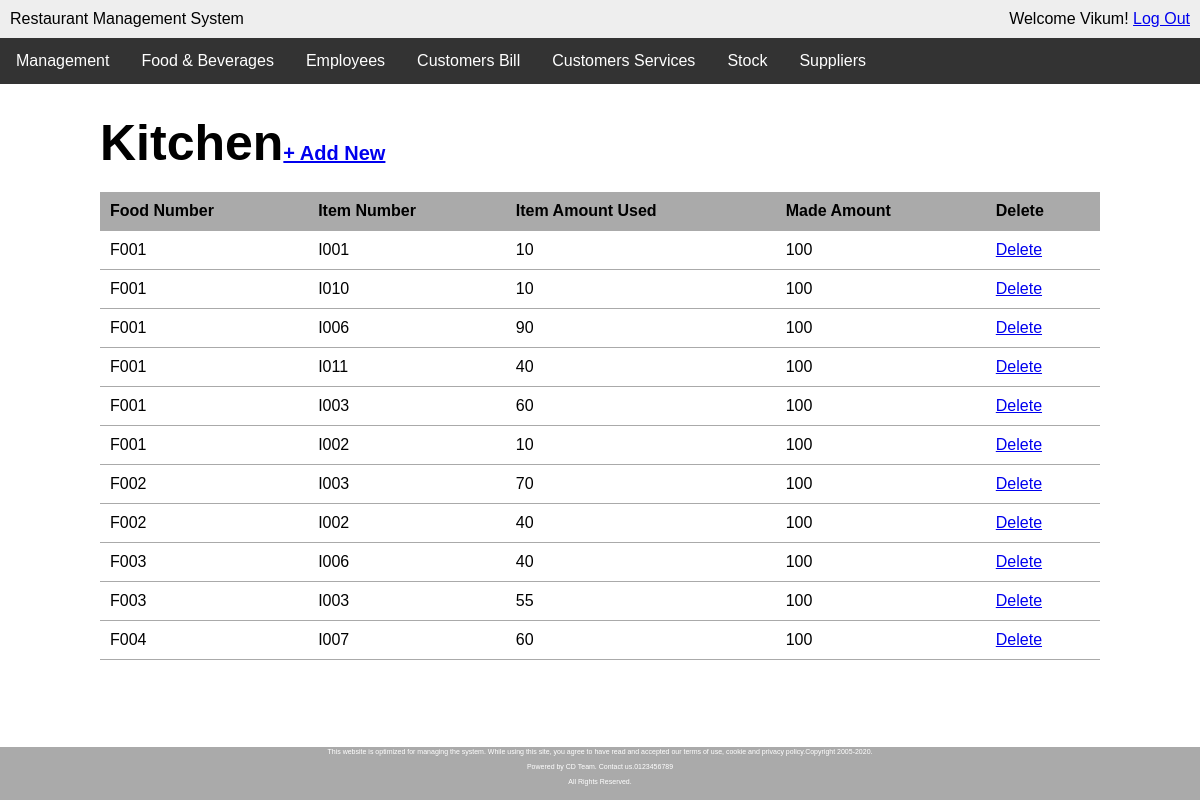
The app's page /prepare.php (signed in) with its own data.
### tables this page shows
CREATE TABLE `prepare` (
  `I_NO` varchar(10) NOT NULL,
  `F_NO` varchar(10) NOT NULL,
  `Amount` int(11) DEFAULT NULL,
  `food_amount` int(11) DEFAULT NULL
);

### prepare.php (the view, shortened to what this page needs)
<?php require_once('inc/connection.php'); ?>
<?php
	$Prepared_food_list = '';
	$query = "SELECT prepare.F_NO, prepare.I_NO, prepare.Amount, prepare.food_amount FROM prepare ORDER BY prepare.F_NO";
	$Prepared_foods = mysqli_query($connection, $query);
	while ($Prepared_food = mysqli_fetch_assoc($Prepared_foods)) {
		$Prepared_food_list .= "<tr>";
		$Prepared_food_list .= "<td>{$Prepared_food['F_NO']}</td>";
		$Prepared_food_list .= "<td>{$Prepared_food['I_NO']}</td>";
		$Prepared_food_list .= "<td>{$Prepared_food['Amount']}</td>";
		$Prepared_food_list .= "<td>{$Prepared_food['food_amount']}</td>";
		$Prepared_food_list .= "<td><a href=\"delete-Prepared_food.php?Prepared_food_no={$Prepared_food['F_NO']}&item_no={$Prepared_food['I_NO']}\"
						onclick=\"return confirm('Are you sure?');\">Delete</a></td>";
		$Prepared_food_list .= "</tr>";
	}
 ?>
<!DOCTYPE html>
<html lang="en">
<head>
	<link rel="stylesheet" href="css/main.css">
</head>
<body>
	<div class="wrapper">
  		<header>
		<div class="appname">Restaurant Management System</div>
		<div class="loggedin">Welcome <?php echo $_SESSION['first_name']; ?>! <a href="logout.php">Log Out</a></div>
	</header>
	<div class="navbar">
		  <a href="users.php">Management</a>
		  <div class="dropdown">
		    <button class="dropbtn">Food & Beverages</button>
		  </div>
		  <div class="dropdown">
		    <button class="dropbtn">Employees</button>
		  </div>
		  <a href="final-bill.php">Customers Bill</a>
		  <div class="dropdown">
		    <button class="dropbtn">Customers Services</button>
		  </div>
		  <a href="stock.php">Stock</a>
		  <div class="dropdown">
		    <button class="dropbtn">Suppliers</button>
		  </div>
		</div>
	<main>
		<h1>Kitchen<span><a href="add-kitchen.php">+ Add New</a></span></h1>
		<table class="masterlist">
			<tr>
				<th>Food Number</th>
				<th>Item Number</th>
				<th>Item Amount Used</th>
				<th>Made Amount</th>
				<th>Delete</th>
			</tr>
			<?php echo $Prepared_food_list; ?>
		</table>
	</main>
	</div>
	<div class="footer">
  		<p class="foot">This website is optimized for managing the system. While using this site, you agree to have read and accepted our terms of use, cookie and privacy policy.Copyright 2005-2020.</p>
  		<p class="foot">Powered by CD Team. Contact us.0123456789</p>
  		<p class="foot">All Rights Reserved.</p>
	</div>
</body>
</html>

### css/main.css (style rules this page uses)
* { margin: 0; }
html, body { height:100%; font-family: Arial, "Helvetica Neue", Helvetica, sans-serif; font-size: 16px; overflow:hidden; }
.wrapper { overflow-y:scroll; height: 93%; }
.footer { position: fixed; background: #aaa; bottom: 0; height: 6%; width: 100%; font-size: 7px; color: white; line-height: 0px; padding-bottom: 0px; padding-top: 5px; }
p { margin-bottom: 15px; }
p.foot { text-align: center; }
button { width: 100%; padding: 5px; -webkit-box-sizing: border-box; -moz-box-sizing: border-box; box-sizing: border-box; }
header { background: #eee; overflow: auto; padding: 10px; }
header .appname { float: left; }
header .loggedin { float: right; }
main { width: 1000px; margin: 30px auto; }
main h1 { margin-bottom: 20px; font-size: 50px; }
main h1 span { font-size: 20px; }
table.masterlist { width: 100%; border-collapse: collapse; }
table.masterlist th { background: #aaa; text-align: left; }
table.masterlist th, table.masterlist td { padding: 10px; border-bottom: 1px solid #aaa; }
.navbar { overflow: hidden; background-color: #333; }
.navbar a { float: left; font-size: 16px; color: white; text-align: center; padding: 14px 16px; text-decoration: none; }
.dropdown { float: left; overflow: hidden; }
.dropdown .dropbtn { font-size: 16px; border: none; outline: none; color: white; padding: 14px 16px; background-color: inherit; font-family: inherit; margin: 0; }

### records on screen
prepare: F_NO "F001", I_NO "I001", Amount "10", food_amount "100"
prepare: F_NO "F001", I_NO "I010", Amount "10", food_amount "100"
prepare: F_NO "F001", I_NO "I006", Amount "90", food_amount "100"
prepare: F_NO "F001", I_NO "I011", Amount "40", food_amount "100"
prepare: F_NO "F001", I_NO "I003", Amount "60", food_amount "100"
prepare: F_NO "F001", I_NO "I002", Amount "10", food_amount "100"
prepare: F_NO "F002", I_NO "I003", Amount "70", food_amount "100"
prepare: F_NO "F002", I_NO "I002", Amount "40", food_amount "100"
prepare: F_NO "F003", I_NO "I006", Amount "40", food_amount "100"
prepare: F_NO "F003", I_NO "I003", Amount "55", food_amount "100"
prepare: F_NO "F004", I_NO "I007", Amount "60", food_amount "100"

### other values on screen
$_SESSION['first_name'] "Vikum"
